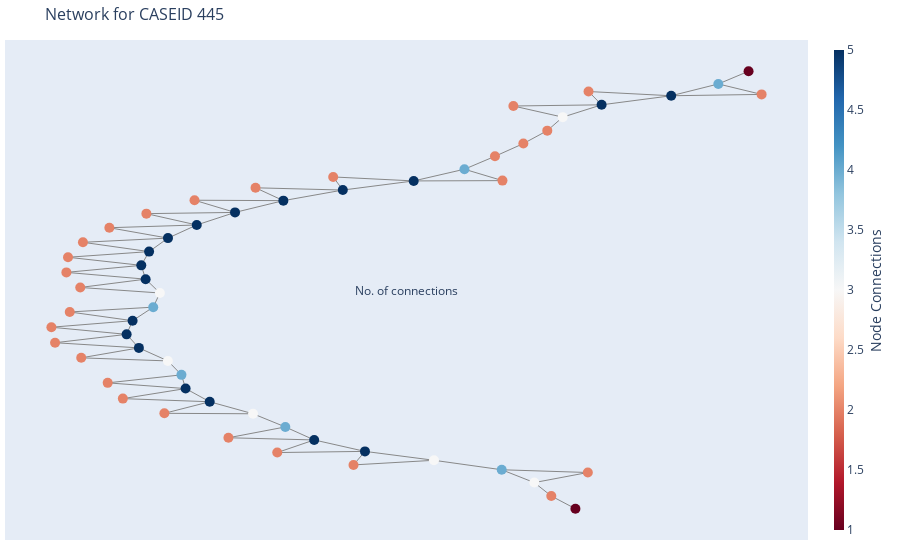

Notebook code for this chart:
### Code cell
#pos = nx.spring_layout(G, k=.4, iterations=100, dim=2, seed = 100)
pos = nx.kamada_kawai_layout(G)
for n, p in pos.items():
    G.nodes[n]['pos'] = p

edge_trace = go.Scatter(
    x=[],
    y=[],
    line=dict(width=1,color='#888'),
    hoverinfo='none',
    mode='lines')

for edge in G.edges():
    x0, y0 = G.nodes[edge[0]]['pos']
    x1, y1 = G.nodes[edge[1]]['pos']
    edge_trace['x'] += tuple([x0, x1, None])
    edge_trace['y'] += tuple([y0, y1, None])



node_trace = go.Scatter(
    x=[],
    y=[],
    text=[],
    mode='markers',
    hoverinfo='text',
    marker=dict(
        showscale=True,
        colorscale='RdBu',
        #reversescale=True,
        color=[],
        size=10,
        colorbar=dict(
            thickness=10,
            title='Node Connections',
            xanchor='left',
            titleside='right'
        ),
        line=dict(width=0)))

for node in G.nodes():
    x, y = G.nodes[node]['pos']
    node_trace['x'] += tuple([x])
    node_trace['y'] += tuple([y])

for node, adjacencies in enumerate(G.adjacency()):
    node_trace['marker']['color']+=tuple([len(adjacencies[1])])
    node_info = adjacencies[0] +' # of connections: '+str(len(adjacencies[1]))
    node_trace['text']+=tuple([node_info])


fig = go.Figure(data=[edge_trace, node_trace],
             layout=go.Layout(
                title='Network for CASEID 445',
                titlefont=dict(size=16),
                showlegend=False,
                hovermode='closest',
                margin=dict(b=20,l=5,r=5,t=40),
                annotations=[ dict(
                    text="No. of connections",
                    showarrow=False,
                    xref="paper", yref="paper") ],
                xaxis=dict(showgrid=False, zeroline=False, showticklabels=False),
                yaxis=dict(showgrid=False, zeroline=False, showticklabels=False)))

iplot(fig)

### Figure 1 — Plotly figure (JSON) as saved in the notebook; plotly's stock layout.template omitted (floating-point values rounded to 4 significant figures; data arrays with more than 128 entries replaced by an {"elided": "..."} marker saying what was removed)
{"data": [{"hoverinfo": "none", "line": {"color": "#888", "width": 1}, "mode": "lines", "type": "scatter", "x": {"elided": "321 float values"}, "y": {"elided": "321 float values"}}, {"hoverinfo": "text", "marker": {"color": [1, 4, 2, 5, 2, 5, 2, 3, 2, 2, 2, 4, 2, 5, 2, 5, 2, 5, 2, 5, 2, 5, 2, 5, 2, 5, 2, 5, 2, 5, 2, 3, 4, 2, 5, 2, 5, 2, 5, 2, 3, 4, 2, 5, 2, 5, 2, 3, 4, 2, 5, 2, 5, 2, 3, 4, 2, 3, 2, 1], "colorbar": {"thickness": 10, "title": {"side": "right", "text": "Node Connections"}, "xanchor": "left"}, "colorscale": [[0, "rgb(103,0,31)"], [0.1, "rgb(178,24,43)"], [0.2, "rgb(214,96,77)"], [0.3, "rgb(244,165,130)"], [0.4, "rgb(253,219,199)"], [0.5, "rgb(247,247,247)"], [0.6, "rgb(209,229,240)"], [0.7, "rgb(146,197,222)"], [0.8, "rgb(67,147,195)"], [0.9, "rgb(33,102,172)"], [1, "rgb(5,48,97)"]], "line": {"width": 0}, "showscale": true, "size": 10}, "mode": "markers", "text": ["G27A_7A # of connections: 1", "M18D2 # of connections: 4", "SU1 # of connections: 2", "SU87A # of connections: 5", "DM_MR20 # of connections: 2", "IED18 # of connections: 5", "SR521 # of connections: 2", "TB21 # of connections: 3", "M18D1 # of connections: 2", "CH6B # of connections: 2", "G27A_7 # of connections: 2", "D72A # of connections: 4", "CC3E # of connections: 2", "ATB5ITR1 # of connections: 5", "ATB6 # of connections: 2", "D37A # of connections: 5", "M18A # of connections: 2", "M33A # of connections: 5", "G26A # of connections: 2", "G44A # of connections: 5", "IED18B # of connections: 2", "SR12A # of connections: 5", "SR27 # of connections: 2", "SR31 # of connections: 5", "SR66 # of connections: 2", "MR1_2 # of connections: 5", "BIPOLARII_OND # of connections: 2", "GAD_OND # of connections: 5", "MDE_OND # of connections: 2", "MDE_ONI # of connections: 5", "GAD_ONI # of connections: 2", "SR40 # of connections: 3", "G56A # of connections: 4", "IED29A # of connections: 2", "IED30A # of connections: 5", "SR19 # of connections: 2", "SR57 # of connections: 5", "ATB6A # of connections: 2", "EM1 # of connections: 5", "CN3 # of connections: 2", "DM_EM1 # of connections: 3", "SU45A # of connections: 4", "SU87B # of connections: 2", "SD2A # of connections: 5", "SD4A # of connections: 2", "SR48 # of connections: 5", "MR19 # of connections: 2", "DM_MR19 # of connections: 3", "CC3D # of connections: 4", "MR24 # of connections: 2", "ATB21B # of connections: 5", "ATB26 # of connections: 2", "TBD_OND # of connections: 5", "TBD_ONI # of connections: 2", "SR100 # of connections: 3", "SR10A # of connections: 4", "CC3A # of connections: 2", "CC3B # of connections: 3", "M45A # of connections: 2", "SR13A # of connections: 1"], "type": "scatter", "x": [0.3068, 0.2858, 0.3159, 0.2529, 0.1954, 0.2045, 0.143, 0.1774, 0.1666, 0.15, 0.1302, 0.1089, 0.1354, 0.07361, 0.01754, 0.02424, -0.03653, -0.01715, -0.07903, -0.05082, -0.1126, -0.07749, -0.1383, -0.09752, -0.1567, -0.1107, -0.1671, -0.1161, -0.1683, -0.1131, -0.1586, -0.1032, -0.1078, -0.1659, -0.1222, -0.1787, -0.1263, -0.1761, -0.1178, -0.1579, -0.09758, -0.08813, -0.1395, -0.08523, -0.1289, -0.06845, -0.1, -0.03825, -0.01579, -0.05541, 0.004314, -0.02141, 0.03966, 0.03169, 0.08774, 0.1349, 0.1949, 0.1576, 0.1694, 0.1862], "y": [0.9841, 0.9265, 0.8791, 0.873, 0.8922, 0.8319, 0.8265, 0.776, 0.7147, 0.6561, 0.5984, 0.5398, 0.4881, 0.4867, 0.5048, 0.4454, 0.4556, 0.3973, 0.3992, 0.3439, 0.3383, 0.2869, 0.2745, 0.2274, 0.2084, 0.1662, 0.1406, 0.1039, 0.072, 0.0412, 0.003611, -0.02149, -0.08579, -0.1076, -0.1471, -0.1768, -0.2091, -0.247, -0.2705, -0.3156, -0.3296, -0.3927, -0.4291, -0.4549, -0.5005, -0.5147, -0.5672, -0.5693, -0.629, -0.678, -0.6879, -0.7451, -0.7398, -0.8012, -0.7802, -0.8231, -0.8356, -0.8813, -0.9422, -1]}], "layout": {"annotations": [{"showarrow": false, "text": "No. of connections", "xref": "paper", "yref": "paper"}], "hovermode": "closest", "margin": {"b": 20, "l": 5, "r": 5, "t": 40}, "showlegend": false, "title": {"font": {"size": 16}, "text": "Network for CASEID 445"}, "xaxis": {"showgrid": false, "showticklabels": false, "zeroline": false}, "yaxis": {"showgrid": false, "showticklabels": false, "zeroline": false}}}
